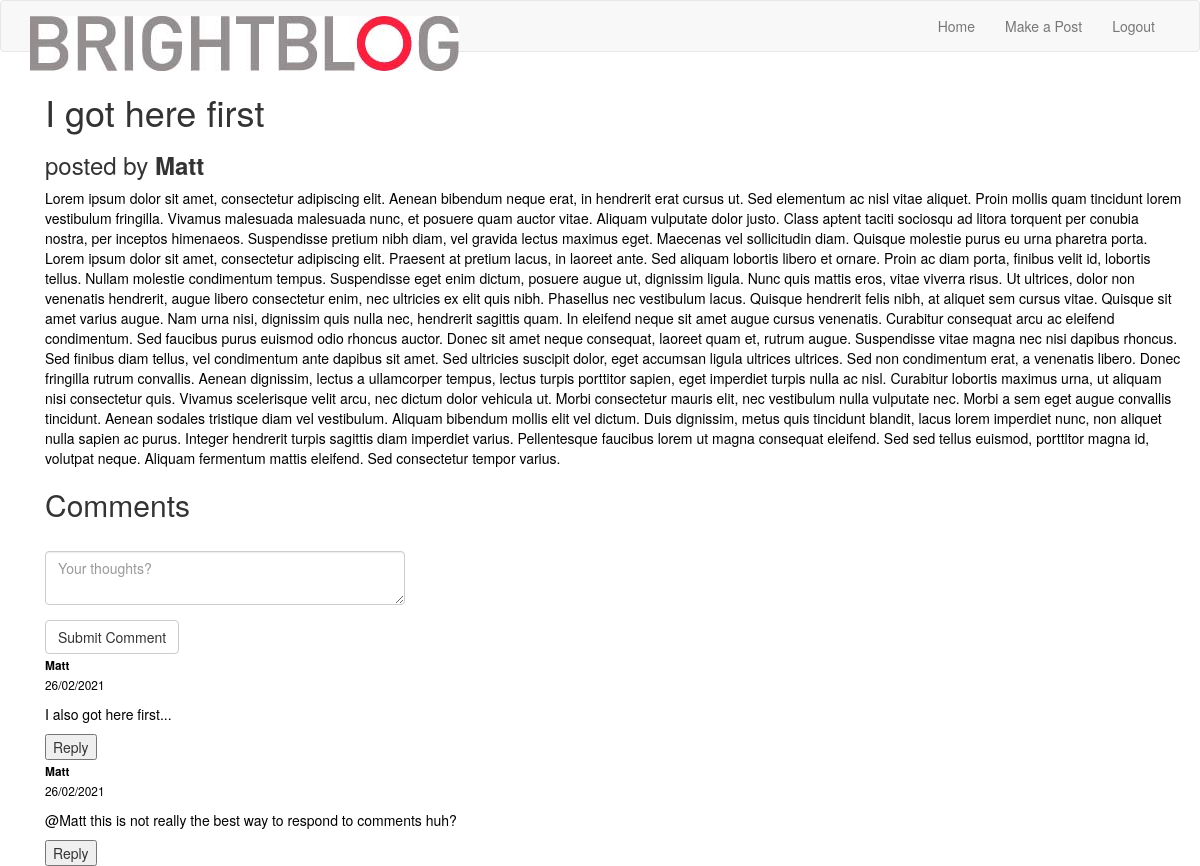
The page /showpost/1 (signed in) on the database its author committed.
### app/models.py (models this page shows, shortened)
class Post(db.Model):
    id = db.Column(db.Integer, primary_key=True)
    title = db.Column(db.String(150))
    body = db.Column(db.Text())
    timestamp = db.Column(db.DateTime, index=True, default=datetime.utcnow)
    user_id = db.Column(db.Integer, db.ForeignKey('user.id'))

class User(UserMixin, db.Model):
    id = db.Column(db.Integer, primary_key=True)
    username = db.Column(db.String(64), index=True, unique=True)
    email = db.Column(db.String(120), index=True, unique=True)
    password_hash = db.Column(db.String(128))
    posts = db.relationship('Post', backref='author', lazy='dynamic')
    comments = db.relationship('Comment', backref='author', lazy='dynamic')

class Comment(db.Model):
    _N = 6 # number of digits used for each component of path
    id = db.Column(db.Integer, primary_key=True)
    text = db.Column(db.String(500))
    user_id = db.Column(db.Integer, db.ForeignKey('user.id'))
    post_id = db.Column(db.Integer, db.ForeignKey('post.id'))
    timestamp = db.Column(db.DateTime(), default=datetime.utcnow, index=True)
    path = db.Column(db.Text, index=True)
    parent_id = db.Column(db.Integer, db.ForeignKey('comment.id'))
    replies = db.relationship(
        'Comment', backref=db.backref('parent', remote_side=[id]),
        lazy='dynamic')

### app/routes.py (the view)
@app.route('/showpost/<int:post_id>', methods=['GET', 'POST'])
def show_post(post_id):
    form = CommentForm()
    post = Post.query.get(post_id)
    comments = Comment.query.filter_by(post_id=post_id).order_by(Comment.timestamp.asc())
    if post is not None:
        if form.validate_on_submit():
            comment = Comment(text=form.comment.data, author=current_user, post_id=post_id)
            comment.save()
            flash('Your comment has been posted!')
            return redirect(url_for('show_post', post_id=post.id))
        return render_template('showpost.html', title=post.title, form=form, post=post, comments=comments)
    else:
        return render_template('404.html', title='Page not found.')

### app/forms.py (shortened to what this page needs)
class CommentForm(FlaskForm):
    comment = TextAreaField('', render_kw={'placeholder': 'Your thoughts?'}, validators=[DataRequired(), Length(min=1, max=500)])
    submit = SubmitField('Submit Comment')

### app/models.py (called while the page is built)
@login.user_loader
def load_user(id):
    return User.query.get(int(id))

### app/templates/showpost.html (shortened to what this page needs)
{% extends "base.html" %}
{% import 'bootstrap/wtf.html' as wtf %}
{% block app_content %}
<div class="container">
    <h1>{{ post.title }}</h1>
    <h3>posted by <b>{{ post.author.username }}</b></h3>
    <p>{{post.body}}</p>
    <h2>Comments</h2>
    <div class="row">
        <div class="col-md-4">
            {{ wtf.quick_form(form) }}
        </div>
    </div>
    {% if comments is not none %}
        {% for comment in comments %}
            <div>
                <p>
                    <small>
                        <b>{{ comment.author.username }}<br></b> {{ comment.timestamp.strftime("%d/%m/%Y") }}
                    </small>
                </p>
                <p>{{ comment.text }}</p>
                {% if current_user.is_authenticated %}
                {% set toggleCall = "{}{}{}".format('toggleDisplay(', comment.id, ')') %}
                <button onclick={{toggleCall}}>Reply</button>
                {% endif %}
            </div>
        {% endfor %}
    {% endif %}
</div>
{% endblock %}

### app/static/brightblog.css (style rules this page uses)
p { color: black; }

### rows shown on the page
Post: title "I got here first", body "Lorem ipsum dolor sit amet, consectetur adipiscing elit. Aenean bibendum neque erat, in hendrerit erat cursus ut. Sed elementum ac nisl vitae aliquet. Proin mollis quam tincidunt lorem vestibulum fringilla. Vivamus malesuada malesuada nunc, et posuere quam auctor vitae. Aliquam vulputate dolor justo. Class aptent taciti sociosqu ad litora torquent per conubia nostra, per inceptos himenaeos. Suspendisse pretium nibh diam, vel gravida lectus maximus eget. Maecenas vel sollicitudin diam. Quisque molestie purus eu urna pharetra porta. Lorem ipsum dolor sit amet, consectetur adipiscing elit. Praesent at pretium lacus, in laoreet ante. Sed aliquam lobortis libero et ornare. Proin ac diam porta,…"
User: author.username "Matt"
Comment: author.username "Matt", timestamp "26/02/2021", text "I also got here first..."
Comment: author.username "Matt", timestamp "26/02/2021", text "@Matt this is not really the best way to respond to comments huh?"
